Frame 1 (no input): blank canvas, image omitted
Frame 60 (the mouse pressed at the canvas centre just before this capture): blank canvas, image omitted
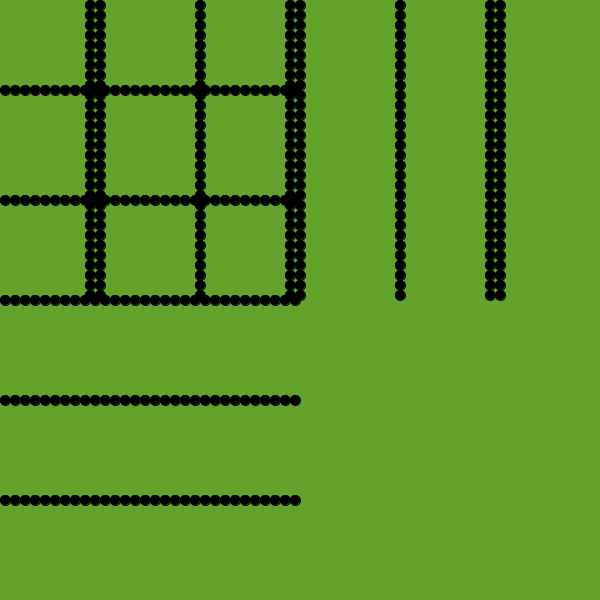
Frame 120 (the mouse held since frame 60 and released just before this capture)

The Processing sketch whose frames 1 and 60 were blank and that drew this single picture after the mouse press (run headless with seeded random() and noise(); from frame 60 on, the mouse is pressed at the canvas centre):

// Processing sketch: processing_186731
// ── processing_186731.pde

void setup () {
  size(600, 600);
}
void draw() {
  float t = random(0,255);
background(100,t,43);
  for (int i = 5; i < mouseX; i = i +10) {
    ellipse (i, 300, 10, 10);
    ellipse(i, 400, 10, 10);
    ellipse(400, i, 10, 10);
    ellipse(i, 500, 10, 10);
    ellipse(300, i, 10, 10);
    ellipse(290, i, 10, 10);
    ellipse(200, i, 10, 10);
    ellipse(i, 200, 10, 10);
    ellipse(100, i, 10, 10);
    ellipse(90, i, 10, 10);
    ellipse(i, 90, 10, 10);
    ellipse(500, i, 10, 10);
    ellipse(490,i,10,10);
    fill(0);
  }
}
